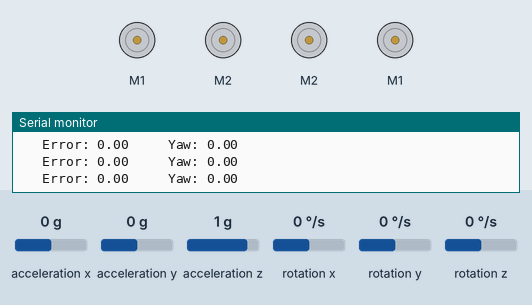
The sketch below on a simulated Arduino Mega 2560, built with avr-gcc and run on an emulated ATmega2560. Parts: 4 × DC motor (green arrow = forward, orange = backward, longer = faster), the last lines printed to the serial monitor. Inputs (shaded band) come from the test bench; at power-on: rotation z 0 °/s, acceleration x 0 g, acceleration y 0 g, acceleration z 1 g, rotation x 0 °/s, rotation y 0 °/s.

Above: at 1.2 s.
1.3 s: rotation z set to -100 °/s
At 2.4 s:
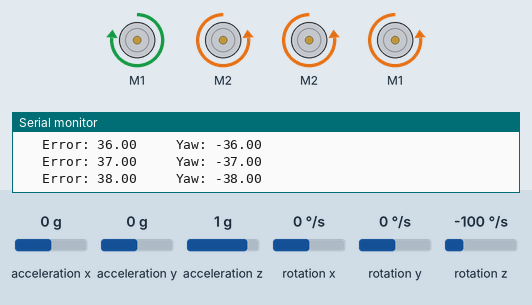
3.3 s: rotation z set to 100 °/s
At 6.2 s:
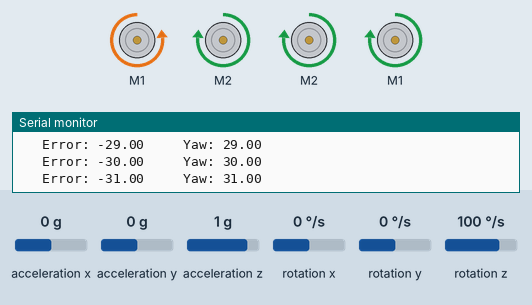
6.3 s: rotation z set to -192 °/s
At 6.55 s:
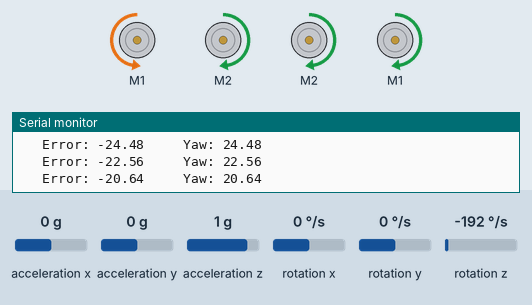
8.2 s: rotation z set to 192 °/s
Timing chart, 0 to 11.3 s (numbered marks = the images above; inputs shaded):
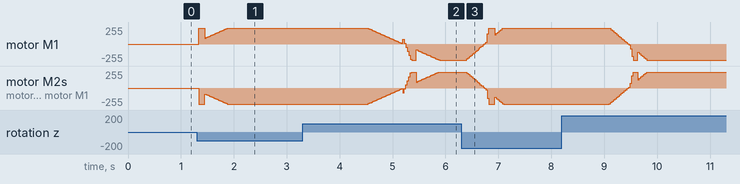

The sketch:

esp_receiverMega_09march.ino
```cpp
#include <Wire.h>
#include <MPU6050.h>
MPU6050 mpu;
unsigned long timer = 0;
float timeStep = 0.01;
float yaw = 0;

#include <SoftwareSerial.h>
#include <SabertoothSimplified.h>
SoftwareSerial SWSerial1(NOT_A_PIN, 2);
SabertoothSimplified ST1(SWSerial1);
SoftwareSerial SWSerial2(NOT_A_PIN, 3);
SabertoothSimplified ST2(SWSerial2);
SoftwareSerial SWSerial3(NOT_A_PIN, 4);
SabertoothSimplified ST3(SWSerial3);

int Ax, Bx, Y, X, LX, LY, RX, RY, Dpad, LT, RT, LB, RB;

float R, theta, M, count1 = 0, count2 = 0, count3 = 0, count4 = 0, h = 0, j = 0, k = 0, l = 0, setpoint = 0, pre_error = 0, proportional, integral = 0, derivative, error, pid, L1, L2, a, b, c, d, A, B, C, D;
float kp = 0, ki = 0, kd = 0;
int red_ref = 0;
int L1_ref = 0;
int R1_ref = 0;
float motor_A = 0;
float motor_B = 0;
float motor_C = 0;
float motor_D = 0;

void setup() {
  SWSerial1.begin(9600);
  SWSerial2.begin(9600);
  SWSerial3.begin(9600);

  Serial.begin(115200);  // Serial Monitor for debugging
  Serial1.begin(9600);   // UART1 (RX1: Pin 19, TX1: Pin 18) from ESP32

  while (!mpu.begin(MPU6050_SCALE_2000DPS, MPU6050_RANGE_2G)) {
    Serial.println("Could not find a valid MPU6050 sensor, check wiring!");
    delay(500);
  }
  mpu.calibrateGyro();
  mpu.setThreshold(1);

  Serial.println("Arduino Mega Ready. Waiting for data...");
}

void loop() {
  timer = millis();
  Vector norm = mpu.readNormalizeGyro();
  yaw = yaw + norm.ZAxis * timeStep;
  delay((timeStep * 1000) - (millis() - timer));

  if (Serial1.available()) {
    String receivedData = Serial1.readStringUntil('\n');  // Read data until newline
    Serial.println("Received: " + receivedData);          // Print received data

    // Parsing received data
    Ax = getValue(receivedData, "A:");
    Bx = getValue(receivedData, "B:");
    X = getValue(receivedData, "X:");
    Y = getValue(receivedData, "Y:");
    LX = getValue(receivedData, "LX:");
    LY = getValue(receivedData, "LY:");
    RX = getValue(receivedData, "RX:");
    RY = getValue(receivedData, "RY:");
    RB = getValue(receivedData, "RB:");
    LB = getValue(receivedData, "LB:");
    RT = getValue(receivedData, "RT:");
    LT = getValue(receivedData, "LT:");
    Dpad = getValue(receivedData, "Dpad:");
  }

  // PID control adjustments
  error = setpoint - yaw;
  if (abs(error) >= 5) {
    kp = 5;
    kd = 20;
    ki = 0.0001;
  } else {
    kp = 30;
    kd = 90;
    ki = 0.001;
  }

  // Ensure joystick values are mapped after extraction
  LX = map(LX, -255, 255, -127, 127);
  LY = map(LY, -255, 255, -127, 127);

  R = sqrt((LX * LX) + (LY * LY));
  theta = atan2(LY, LX) * 180 / 3.142;

  a = R * sin((theta - 45) * 3.142 / 180);
  b = R * sin((135 - theta) * 3.142 / 180);
  d = R * sin((135 - theta) * 3.142 / 180);
  c = R * sin((theta - 45) * 3.142 / 180);

  proportional = error;
  integral += error;
  derivative = error - pre_error;
  pre_error = error;
  pid = kp * proportional + ki * integral + kd * derivative;

  A = a + pid;
  B = b - pid;
  C = c - pid;
  D = -d - pid;

  motor_A = constrain(A, -120, 120);
  motor_B = constrain(B, -120, 120);
  motor_C = constrain(C, -120, 120);
  motor_D = constrain(D, -120, 120);

  ST1.motor(1, motor_A);
  ST1.motor(2, motor_B);
  ST2.motor(2, motor_C);
  ST2.motor(1, motor_D);

  Serial.print("   Error: ");
  Serial.print(error);
  Serial.print("     Yaw: ");
  Serial.println(yaw);
}

// Function to extract values from received data
int getValue(String data, String key) {
  int startIndex = data.indexOf(key);
  if (startIndex == -1) return 0;  // Return 0 if key not found
  startIndex += key.length();
  int endIndex = data.indexOf(',', startIndex); // Assume values are comma-separated
  if (endIndex == -1) endIndex = data.length();
  return data.substring(startIndex, endIndex).toInt();
}
```
